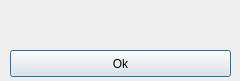
<?xml version="1.0" encoding="UTF-8"?>
<ui version="4.0">
 <class>DialogAlert</class>
 <widget class="QDialog" name="DialogAlert">
  <property name="geometry">
   <rect>
    <x>0</x>
    <y>0</y>
    <width>240</width>
    <height>81</height>
   </rect>
  </property>
  <property name="windowTitle">
   <string>Alert!!!</string>
  </property>
  <widget class="QLabel" name="label_text">
   <property name="geometry">
    <rect>
     <x>53</x>
     <y>9</y>
     <width>181</width>
     <height>31</height>
    </rect>
   </property>
   <property name="text">
    <string/>
   </property>
   <property name="alignment">
    <set>Qt::AlignCenter</set>
   </property>
  </widget>
  <widget class="QPushButton" name="pushButton_ok">
   <property name="geometry">
    <rect>
     <x>10</x>
     <y>50</y>
     <width>221</width>
     <height>27</height>
    </rect>
   </property>
   <property name="text">
    <string>Ok</string>
   </property>
  </widget>
  <widget class="QLabel" name="label">
   <property name="geometry">
    <rect>
     <x>9</x>
     <y>9</y>
     <width>31</width>
     <height>31</height>
    </rect>
   </property>
   <property name="text">
    <string/>
   </property>
   <property name="pixmap">
    <pixmap resource="res.qrc">:/new/zigi/res/No.jpg</pixmap>
   </property>
   <property name="scaledContents">
    <bool>true</bool>
   </property>
  </widget>
 </widget>
 <resources>
  <include location="res.qrc"/>
 </resources>
 <connections/>
</ui>
